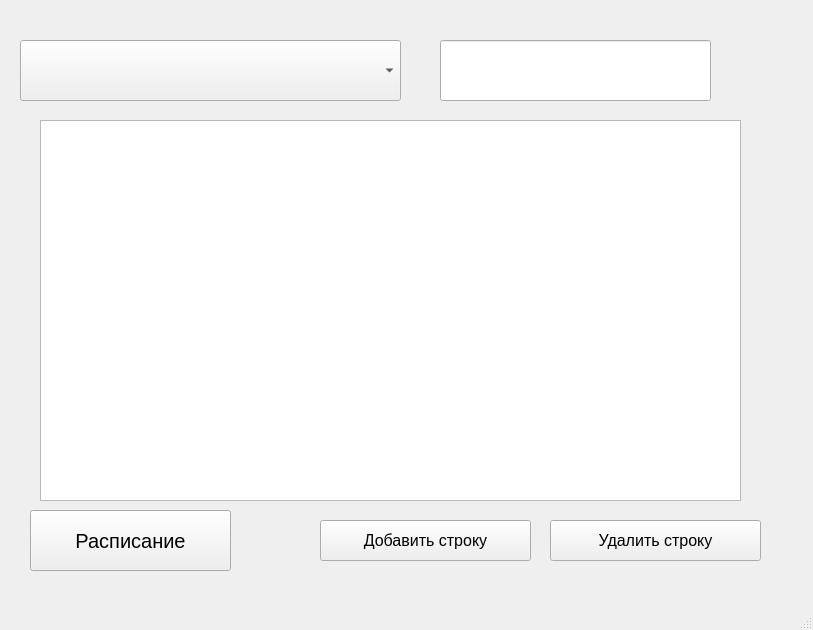
<?xml version="1.0" encoding="UTF-8"?>
<ui version="4.0">
 <class>MainWindow</class>
 <widget class="QMainWindow" name="MainWindow">
  <property name="geometry">
   <rect>
    <x>0</x>
    <y>0</y>
    <width>813</width>
    <height>630</height>
   </rect>
  </property>
  <property name="windowTitle">
   <string>MainWindow</string>
  </property>
  <widget class="QWidget" name="centralwidget">
   <widget class="QComboBox" name="comboBox">
    <property name="geometry">
     <rect>
      <x>20</x>
      <y>40</y>
      <width>381</width>
      <height>61</height>
     </rect>
    </property>
    <property name="font">
     <font>
      <family>Nirmala UI</family>
      <pointsize>12</pointsize>
     </font>
    </property>
   </widget>
   <widget class="QTableView" name="tableView">
    <property name="geometry">
     <rect>
      <x>40</x>
      <y>120</y>
      <width>701</width>
      <height>381</height>
     </rect>
    </property>
   </widget>
   <widget class="QLineEdit" name="searchbar">
    <property name="geometry">
     <rect>
      <x>440</x>
      <y>40</y>
      <width>271</width>
      <height>61</height>
     </rect>
    </property>
    <property name="font">
     <font>
      <pointsize>12</pointsize>
     </font>
    </property>
   </widget>
   <widget class="QLabel" name="label">
    <property name="geometry">
     <rect>
      <x>720</x>
      <y>50</y>
      <width>31</width>
      <height>31</height>
     </rect>
    </property>
    <property name="text">
     <string/>
    </property>
    <property name="pixmap">
     <pixmap>../../../Downloads/pngegg (1).png</pixmap>
    </property>
   </widget>
   <widget class="QPushButton" name="pushButton_shc">
    <property name="geometry">
     <rect>
      <x>30</x>
      <y>510</y>
      <width>201</width>
      <height>61</height>
     </rect>
    </property>
    <property name="font">
     <font>
      <family>Nirmala UI</family>
      <pointsize>15</pointsize>
     </font>
    </property>
    <property name="text">
     <string>Расписание</string>
    </property>
   </widget>
   <widget class="QPushButton" name="pushButton_2">
    <property name="geometry">
     <rect>
      <x>320</x>
      <y>520</y>
      <width>211</width>
      <height>41</height>
     </rect>
    </property>
    <property name="font">
     <font>
      <family>Nirmala UI</family>
      <pointsize>12</pointsize>
     </font>
    </property>
    <property name="text">
     <string>Добавить строку</string>
    </property>
   </widget>
   <widget class="QPushButton" name="pushButton_3">
    <property name="geometry">
     <rect>
      <x>550</x>
      <y>520</y>
      <width>211</width>
      <height>41</height>
     </rect>
    </property>
    <property name="font">
     <font>
      <family>Nirmala UI</family>
      <pointsize>12</pointsize>
     </font>
    </property>
    <property name="text">
     <string>Удалить строку</string>
    </property>
   </widget>
  </widget>
  <widget class="QMenuBar" name="menubar">
   <property name="geometry">
    <rect>
     <x>0</x>
     <y>0</y>
     <width>813</width>
     <height>26</height>
    </rect>
   </property>
  </widget>
  <widget class="QStatusBar" name="statusbar"/>
 </widget>
 <resources/>
 <connections/>
</ui>
